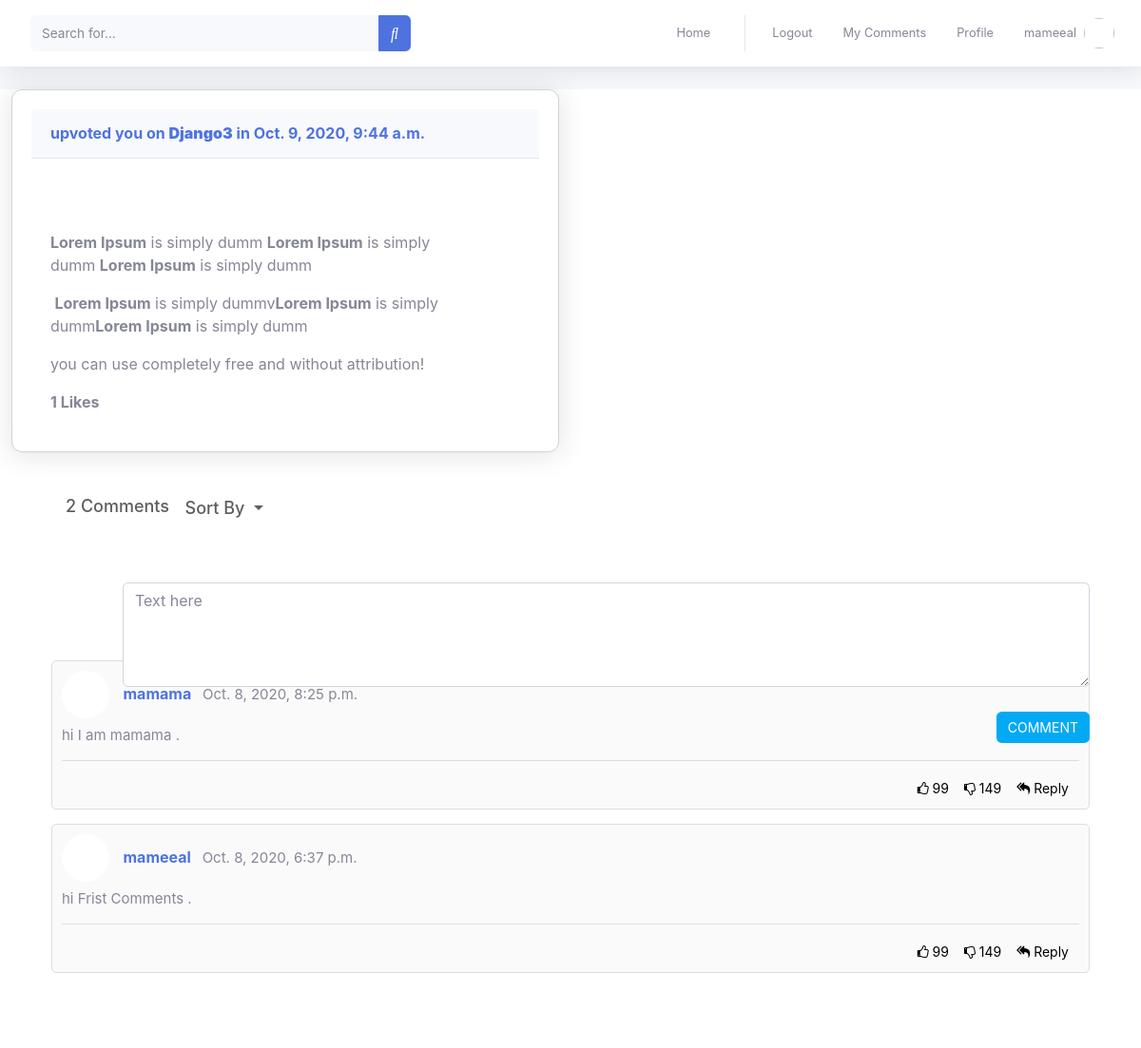
Screenshot of /4/ (signed in) with the database file from the repository.
### TopicComment/models.py (models this page shows, shortened)
class Topic(models.Model):
	user       = models.ForeignKey(User, related_name='user', on_delete=models.CASCADE  )
	topc_title = models.CharField(max_length=100)
	content    = RichTextField(blank=True, null=True)
	created_at = models.DateTimeField(auto_now=True)
	update_at  = models.DateTimeField(auto_now_add=True)
	like      = models.ManyToManyField(User,default=None,blank=True,)
	image = models.ImageField(upload_to='imageTopic/',null=True)

class Comments(models.Model):
	userComment = models.ForeignKey(User, related_name='userComment', on_delete=models.CASCADE,blank=True,null=True  )
	topc_title  = models.ForeignKey('Topic', related_name='Comments_Topic', on_delete=models.CASCADE  )
	comments    = RichTextField(blank=True, null=True)
	created_at  = models.DateTimeField(default=timezone.now)
	reply      = models.ForeignKey('self',related_name='replies',on_delete=models.CASCADE,null=True )
	update_at   = models.DateTimeField(auto_now_add=True)
	class Meta:
		ordering = ['-update_at']

### TopicComment/views.py (the view)
# urls.py: path('<int:id>/',topic_details,name='topic_details'),
def topic_details(request,id):
	user = request.user
	topc_title = Topic.objects.get(id=id)
	comments = Comments.objects.filter(topc_title=topc_title,reply=None).order_by('-id')
	total_comments = comments.count()
	if request.method == 'POST':
		form = CommentForm(request.POST)
		if form.is_valid():
			myform = form.save(commit=False)
			reply_id = request.POST.get('comments_id')
			comment_qs = None
			if reply_id:
				comment_qs = Comments.objects.get(id=reply_id)
			myform.reply=comment_qs
			myform.userComment = request.user
			myform.topc_title = topc_title
			myform.save()
	else:
		form = CommentForm()
	return render(request,'topic/topic_details.html',{'topc_title':topc_title,'comments':comments,'form':form,'total_comments':total_comments})

### TopicComment/forms.py
class CommentForm(forms.ModelForm):
	comments = forms.CharField(widget=CKEditorWidget())
	comments = forms.CharField(label='', widget = forms.Textarea(attrs={'class':'from-control','placeholder':'Text here ','rows':'4', 'cols':'40'}))
	class Meta:
		model= Comments
		fields = ['comments']

### TopicComment/templates/topic/topic_details.html (shortened to what this page needs)
{% extends 'main.html' %}
{% load static %}
{% load bootstrap4 %}
{% block content %}
<div class="col-lg-6 mb-4">
  <div class="card shadow mb-4 ">
      <div class="card-header py-3">
          <h6 class="m-0 font-weight-bold text-primary"> {{topic.user}} upvoted you on <a href=""><strong>{{topc_title.topc_title}}</strong></a> in   {{topc_title.created_at}} </h6>
      </div>
          <div class="card-body">
                  <div class="text-center">
                  </div>
                  <p>{{topc_title.content| safe}}you can use completely free and without attribution!</p>
                  <strong>{{topc_title.like.all.count}} Likes</strong>
          </div>
  </div>
</div>
<div class="container">
  <div class="row">
    <div class="col-12">
      <div class="comments">
        <div class="comments-details">
          <span class="total-comments comments-sort">{{total_comments}} Comments</span>
          <span class="dropdown">
              <button type="button" class="btn dropdown-toggle" data-toggle="dropdown">Sort By </button>
          </span>
        </div>
{% if user.is_authenticated %}
        <form method="POST" action="" enctype="multipart/form-data">
        <div class="comment-box add-comment">
          <span class="commenter-pic">
          </span>
          <span class="commenter-name">
          {% bootstrap_form form %}
            <button type="submit" class="btn btn-default">Comment</button>
          </span>
        </div>
      </form>
      {% else %}
       <span class="total-comments comments-sort"><a href="{% url 'accounts:login' %}" class="dropdown-item">Login To Comments </a></span>
      {% endif %}
<br>
<br>
       {% for comments in comments %}
        <div class="comment-box">
          <span class="commenter-pic">
          </span>
          <span class="commenter-name">
            <a href="#">{{comments.userComment}}</a> <span class="comment-time">{{comments.created_at}}</span>
          </span>
          <p class="comment-txt more">{{comments.comments| safe }} .</p>
          <div class="comment-meta">
            <button class="comment-like"><i class="fa fa-thumbs-o-up" aria-hidden="true"></i> 99</button>
            <button class="comment-dislike"><i class="fa fa-thumbs-o-down" aria-hidden="true"></i> 149</button>
            <button class="comment-reply reply-popup"><i class="fa fa-reply-all" aria-hidden="true"></i> Reply</button>
          </div>
        </div>
        {% endfor %}
      </div>
    </div>
  </div>
</div>
{% endblock %}

### templates/main.html (shortened to what this page needs)
{% load static %}
 <!DOCTYPE html>
<html lang="en">
<head>
  <link rel="stylesheet" href="https://stackpath.bootstrapcdn.com/font-awesome/4.7.0/css/font-awesome.min.css">
 <link rel="stylesheet" href="https://cdnjs.cloudflare.com/ajax/libs/font-awesome/4.7.0/css/font-awesome.min.css">
  <link rel="stylesheet" href="https://maxcdn.bootstrapcdn.com/bootstrap/4.3.1/css/bootstrap.min.css">
  <link href="{% static 'css/sb-admin-2.min.css' %}" rel="stylesheet">
<link href="{% static 'css/style.css' %}" rel="stylesheet">
</head>
<body id="page-top">
  <div id="wrapper">
    <div id="content-wrapper" class="d-flex flex-column">
      <div id="content">
        <nav class="navbar navbar-expand navbar-light bg-white topbar mb-4 static-top shadow">
          <form class="d-none d-sm-inline-block form-inline mr-auto ml-md-3 my-2 my-md-0 mw-100 navbar-search">
            <div class="input-group">
              <input type="text" class="form-control bg-light border-0 small" placeholder="Search for..." aria-label="Search" aria-describedby="basic-addon2">
              <div class="input-group-append">
                <button class="btn btn-primary" type="button">
                  <i class="fas fa-search fa-sm"></i>
                </button>
              </div>
            </div>
          </form>
          <ul class="navbar-nav ml-auto">
             <li class="nav-item">
                <a class="nav-link" href="{% url 'home:all_topic' %}">
                  <span class="mr-2 d-none d-lg-inline text-gray-600 small">Home </span>
                </a>
              </li>
            {% if user.is_authenticated %}
              <li class="nav-item">
                <a class="nav-link" href="{% url 'accounts:logout' %}">
                  <span class="mr-2 d-none d-lg-inline text-gray-600 small">Logout</span>
                </a>
              </li>
               <li class="nav-item">
                <a class="nav-link" href="{% url 'TopicComment:all_topic' %}">
                  <span class="mr-2 d-none d-lg-inline text-gray-600 small">My Comments </span>
                </a>
              </li>
             <li class="nav-item">
              <a class="nav-link" href="">
                <span class="mr-2 d-none d-lg-inline text-gray-600 small">Profile</span>
              </a>
            </li>
            <li class="nav-item">
              <a class="nav-link" href="#">
                <span class="mr-2 d-none d-lg-inline text-gray-600 small">{{user.username}}</span>
                <img class="img-profile rounded-circle" src=" {{ profile.image_url|default_if_none:'#' }}">
              </a>
            </li>
 {% endif %}
              </div>
        </div>
      </div>
{% block content %}
{% endblock %}
      <footer class="sticky-footer bg-white">
      </footer>
</body>
</html>

### static/css/style.css (style rules this page uses)
.card { position: relative; display: flex; padding: 20px; flex-direction: column; min-width: 0; word-wrap: break-word; background-color: #fff; background-clip: border-box; border: 1px solid #d2d2dc; border-radius: 11px; -webkit-box-shadow: 0px 0px 5px 0px rgb(249, 249, 250); -moz-box-shadow: 0px 0px 5px 0px rgba(212, 182, 212, 1); box-shadow: 0px 0px 5px 0px rgb(161, 163, 164) }
.comments-details button.btn.dropdown-toggle, .comments-details .total-comments { font-size: 18px; font-weight: 500; color: #5e5e5e; }
.comments-details { padding: 15px 15px; }
.comments button { background-color: transparent; border: none; }
.comments .comment-box { width: 100%; height: 100%; background-color: #FAFAFA; padding: 10px 10px 10px; margin-bottom: 15px; border-radius: 5px; border: 1px solid #ddd; }
.comments .add-comment { background-color: transparent; border: none; position: relative; margin-bottom: 261px; }
.comments .commenter-pic { width: 50px; height: 50px; display: inline-block; border-radius: 100%; border: 2px solid #fff; overflow: hidden; background-color: #fff; }
.comments .add-comment .commenter-name { width: 100%; padding-left: 75px; position: absolute; top: 20px; left: 0px; }
.comments .add-comment button[type=submit] { background-color: #03a9f4; color: #fff; margin-right: 0px; }
.comments .add-comment button { background-color: #f5f5f5; margin: 10px 5px; font-size: 14px; text-transform: uppercase; float: right; }
.comments .commenter-name .comment-time { font-weight: normal; margin-left: 8px; font-size: 15px; }
.comments p.comment-txt { font-size: 15px; border-bottom: 1px solid #ddd; padding: 0px 0px 15px; }
.comments .commenter-name { display: inline-block; position: relative; top: -20px; left: 10px; font-size: 16px; font-weight: bold; }
.comments .comment-meta { font-size: 14px; color: #333; padding: 2px 5px 0px; line-height: 20px; float: right; }

### templates/main.html (style rules this page uses)
.comments-details button.btn.dropdown-toggle, .comments-details .total-comments { font-size: 18px; font-weight: 500; color: #5e5e5e; }
.comments-details { padding: 15px 15px; }
.comments button { background-color: transparent; border: none; }
.comments .comment-box { width: 100%; float: left; height: 100%; background-color: #FAFAFA; padding: 10px 10px 10px; margin-bottom: 15px; border-radius: 5px; border: 1px solid #ddd; }
.comments .add-comment { background-color: transparent; border: none; position: relative; margin-bottom: 50px; }
.comments .commenter-pic { width: 50px; height: 50px; display: inline-block; border-radius: 100%; border: 2px solid #fff; overflow: hidden; background-color: #fff; }
.comments .add-comment .commenter-name { width: 100%; padding-left: 75px; position: absolute; top: 20px; left: 0px; }
.comments .add-comment button[type=submit] { background-color: #03a9f4; color: #fff; margin-right: 0px; }
.comments .add-comment button { background-color: #f5f5f5; margin: 10px 5px; font-size: 14px; text-transform: uppercase; float: right; }
.comments .commenter-name .comment-time { font-weight: normal; margin-left: 8px; font-size: 15px; }
.comments p.comment-txt { font-size: 15px; border-bottom: 1px solid #ddd; padding: 0px 0px 15px; }
.comments .commenter-name { display: inline-block; position: relative; top: -20px; left: 10px; font-size: 16px; font-weight: bold; }
.comments .comment-meta { font-size: 14px; color: #333; padding: 2px 5px 0px; line-height: 20px; float: right; }

### rows the page displays
Topic: topc_title "Django3", created_at "Oct. 9, 2020, 9:44 a.m.", content "Lorem Ipsum is simply dumm Lorem Ipsum is simply dumm Lorem Ipsum is simply dumm Lorem Ipsum is simply dummv Lorem Ipsum is simply dumm Lorem Ipsum is simply dumm", like.all.count "1"
Comments: userComment "mamama", created_at "Oct. 8, 2020, 8:25 p.m.", comments "hi I am mamama"
Comments: userComment "mameeal", created_at "Oct. 8, 2020, 6:37 p.m.", comments "hi Frist Comments"

### other values shown
{{ user.username }} "mameeal"
{{ total_comments }} "2"
